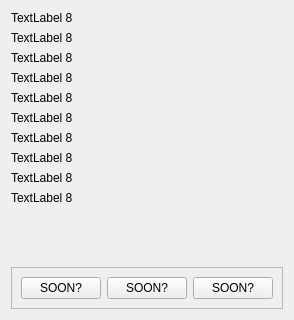
      <widget class="QWidget" name="page_0_quest3">
       <layout class="QVBoxLayout" name="verticalLayout_8">
        <item>
         <widget class="QLabel" name="label1_5">
          <property name="sizePolicy">
           <sizepolicy hsizetype="Preferred" vsizetype="Preferred">
            <horstretch>0</horstretch>
            <verstretch>0</verstretch>
           </sizepolicy>
          </property>
          <property name="autoFillBackground">
           <bool>false</bool>
          </property>
          <property name="frameShape">
           <enum>QFrame::NoFrame</enum>
          </property>
          <property name="midLineWidth">
           <number>-2</number>
          </property>
          <property name="text">
           <string>TextLabel 8</string>
          </property>
          <property name="alignment">
           <set>Qt::AlignLeading|Qt::AlignLeft|Qt::AlignTop</set>
          </property>
         </widget>
        </item>
        <item>
         <widget class="QLabel" name="label2_8">
          <property name="sizePolicy">
           <sizepolicy hsizetype="Preferred" vsizetype="Preferred">
            <horstretch>0</horstretch>
            <verstretch>0</verstretch>
           </sizepolicy>
          </property>
          <property name="autoFillBackground">
           <bool>false</bool>
          </property>
          <property name="frameShape">
           <enum>QFrame::NoFrame</enum>
          </property>
          <property name="midLineWidth">
           <number>-2</number>
          </property>
          <property name="text">
           <string>TextLabel 8</string>
          </property>
          <property name="alignment">
           <set>Qt::AlignLeading|Qt::AlignLeft|Qt::AlignTop</set>
          </property>
         </widget>
        </item>
        <item>
         <widget class="QLabel" name="label3_8">
          <property name="sizePolicy">
           <sizepolicy hsizetype="Preferred" vsizetype="Preferred">
            <horstretch>0</horstretch>
            <verstretch>0</verstretch>
           </sizepolicy>
          </property>
          <property name="autoFillBackground">
           <bool>false</bool>
          </property>
          <property name="frameShape">
           <enum>QFrame::NoFrame</enum>
          </property>
          <property name="midLineWidth">
           <number>-2</number>
          </property>
          <property name="text">
           <string>TextLabel 8</string>
          </property>
          <property name="alignment">
           <set>Qt::AlignLeading|Qt::AlignLeft|Qt::AlignTop</set>
          </property>
         </widget>
        </item>
        <item>
         <widget class="QLabel" name="label4_8">
          <property name="sizePolicy">
           <sizepolicy hsizetype="Preferred" vsizetype="Preferred">
            <horstretch>0</horstretch>
            <verstretch>0</verstretch>
           </sizepolicy>
          </property>
          <property name="autoFillBackground">
           <bool>false</bool>
          </property>
          <property name="frameShape">
           <enum>QFrame::NoFrame</enum>
          </property>
          <property name="midLineWidth">
           <number>-2</number>
          </property>
          <property name="text">
           <string>TextLabel 8</string>
          </property>
          <property name="alignment">
           <set>Qt::AlignLeading|Qt::AlignLeft|Qt::AlignTop</set>
          </property>
         </widget>
        </item>
        <item>
         <widget class="QLabel" name="label5_8">
          <property name="sizePolicy">
           <sizepolicy hsizetype="Preferred" vsizetype="Preferred">
            <horstretch>0</horstretch>
            <verstretch>0</verstretch>
           </sizepolicy>
          </property>
          <property name="autoFillBackground">
           <bool>false</bool>
          </property>
          <property name="frameShape">
           <enum>QFrame::NoFrame</enum>
          </property>
          <property name="midLineWidth">
           <number>-2</number>
          </property>
          <property name="text">
           <string>TextLabel 8</string>
          </property>
          <property name="alignment">
           <set>Qt::AlignLeading|Qt::AlignLeft|Qt::AlignTop</set>
          </property>
         </widget>
        </item>
        <item>
         <widget class="QLabel" name="label6_8">
          <property name="sizePolicy">
           <sizepolicy hsizetype="Preferred" vsizetype="Preferred">
            <horstretch>0</horstretch>
            <verstretch>0</verstretch>
           </sizepolicy>
          </property>
          <property name="autoFillBackground">
           <bool>false</bool>
          </property>
          <property name="frameShape">
           <enum>QFrame::NoFrame</enum>
          </property>
          <property name="midLineWidth">
           <number>-2</number>
          </property>
          <property name="text">
           <string>TextLabel 8</string>
          </property>
          <property name="alignment">
           <set>Qt::AlignLeading|Qt::AlignLeft|Qt::AlignTop</set>
          </property>
         </widget>
        </item>
        <item>
         <widget class="QLabel" name="label7_8">
          <property name="sizePolicy">
           <sizepolicy hsizetype="Preferred" vsizetype="Preferred">
            <horstretch>0</horstretch>
            <verstretch>0</verstretch>
           </sizepolicy>
          </property>
          <property name="autoFillBackground">
           <bool>false</bool>
          </property>
          <property name="frameShape">
           <enum>QFrame::NoFrame</enum>
          </property>
          <property name="midLineWidth">
           <number>-2</number>
          </property>
          <property name="text">
           <string>TextLabel 8</string>
          </property>
          <property name="alignment">
           <set>Qt::AlignLeading|Qt::AlignLeft|Qt::AlignTop</set>
          </property>
         </widget>
        </item>
        <item>
         <widget class="QLabel" name="label8_8">
          <property name="sizePolicy">
           <sizepolicy hsizetype="Preferred" vsizetype="Preferred">
            <horstretch>0</horstretch>
            <verstretch>0</verstretch>
           </sizepolicy>
          </property>
          <property name="autoFillBackground">
           <bool>false</bool>
          </property>
          <property name="frameShape">
           <enum>QFrame::NoFrame</enum>
          </property>
          <property name="midLineWidth">
           <number>-2</number>
          </property>
          <property name="text">
           <string>TextLabel 8</string>
          </property>
          <property name="alignment">
           <set>Qt::AlignLeading|Qt::AlignLeft|Qt::AlignTop</set>
          </property>
         </widget>
        </item>
        <item>
         <widget class="QLabel" name="label9_8">
          <property name="sizePolicy">
           <sizepolicy hsizetype="Preferred" vsizetype="Preferred">
            <horstretch>0</horstretch>
            <verstretch>0</verstretch>
           </sizepolicy>
          </property>
          <property name="autoFillBackground">
           <bool>false</bool>
          </property>
          <property name="frameShape">
           <enum>QFrame::NoFrame</enum>
          </property>
          <property name="midLineWidth">
           <number>-2</number>
          </property>
          <property name="text">
           <string>TextLabel 8</string>
          </property>
          <property name="alignment">
           <set>Qt::AlignLeading|Qt::AlignLeft|Qt::AlignTop</set>
          </property>
         </widget>
        </item>
        <item>
         <widget class="QLabel" name="label10_8">
          <property name="sizePolicy">
           <sizepolicy hsizetype="Preferred" vsizetype="Preferred">
            <horstretch>0</horstretch>
            <verstretch>0</verstretch>
           </sizepolicy>
          </property>
          <property name="autoFillBackground">
           <bool>false</bool>
          </property>
          <property name="frameShape">
           <enum>QFrame::NoFrame</enum>
          </property>
          <property name="midLineWidth">
           <number>-2</number>
          </property>
          <property name="text">
           <string>TextLabel 8</string>
          </property>
          <property name="alignment">
           <set>Qt::AlignLeading|Qt::AlignLeft|Qt::AlignTop</set>
          </property>
         </widget>
        </item>
        <item>
         <widget class="QFrame" name="ButtonUpperSpace_8">
          <property name="minimumSize">
           <size>
            <width>0</width>
            <height>50</height>
           </size>
          </property>
          <property name="maximumSize">
           <size>
            <width>16777215</width>
            <height>50</height>
           </size>
          </property>
          <property name="frameShadow">
           <enum>QFrame::Raised</enum>
          </property>
         </widget>
        </item>
        <item>
         <widget class="QFrame" name="frame_6">
          <property name="frameShape">
           <enum>QFrame::StyledPanel</enum>
          </property>
          <property name="frameShadow">
           <enum>QFrame::Raised</enum>
          </property>
          <layout class="QHBoxLayout" name="horizontalLayout_9">
           <item>
            <widget class="QPushButton" name="btn1_8">
             <property name="text">
              <string>SOON?</string>
             </property>
            </widget>
           </item>
           <item>
            <widget class="QPushButton" name="btn2_8">
             <property name="text">
              <string>SOON?</string>
             </property>
            </widget>
           </item>
           <item>
            <widget class="QPushButton" name="btn3_8">
             <property name="text">
              <string>SOON?</string>
             </property>
            </widget>
           </item>
          </layout>
         </widget>
        </item>
       </layout>
      </widget>
